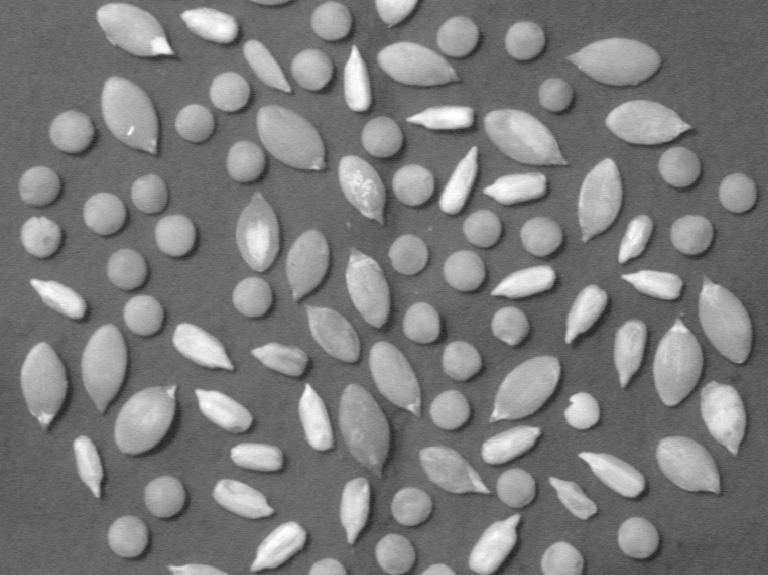
%> input picture TB_IPR/EXAM.2016/practice/seeds.png, 768 x 575 px
$ octave seeds_segmentation.m   (GNU Octave 9; MATLAB toolbox functions it lacks are replaced by stand-ins)
%> lines starting %> are read from the running program, lines starting %| are printed output that depends on the picture; in (x1, y1, x2, y2) boxes, pixels count from 0 and x2, y2 are one past the last pixel; in counts of white or black regions, pixels touching at a corner belong together; the program's own positions count from 1
close all

%% segmentation of 3 classes of image seeds
I = imread('seeds.png');
%> I is the input picture: size 575x768 uint8; min 33, max 255, mean 123.5
bw = I > 125;
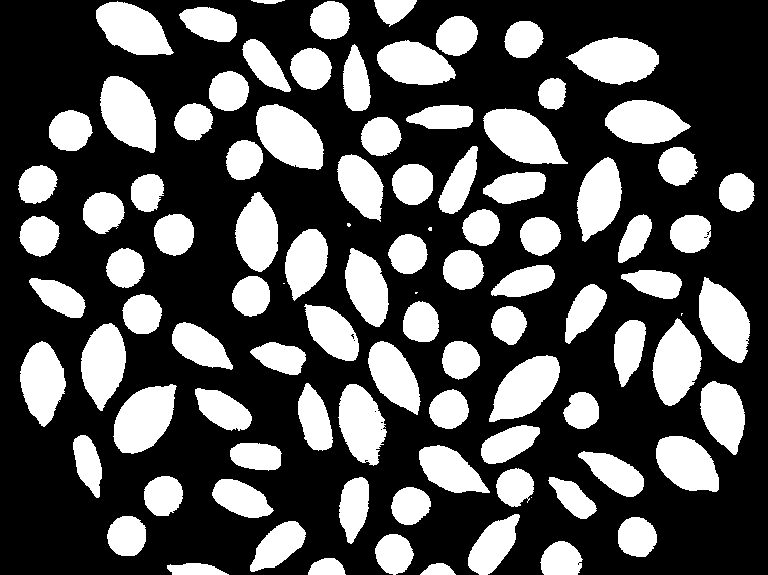
%> bw: size 575x768 logical; 32.9% white; 98 white regions (6 under 20 px), largest, box (x1, y1, x2, y2) and area: (256, 104, 324, 170) 3088, (100, 76, 156, 153) 3071, (483, 108, 568, 164) 3048
bw = imfill(bw, 'holes');
imshow(bw);

[L, n] = bwlabel(bw, 8);
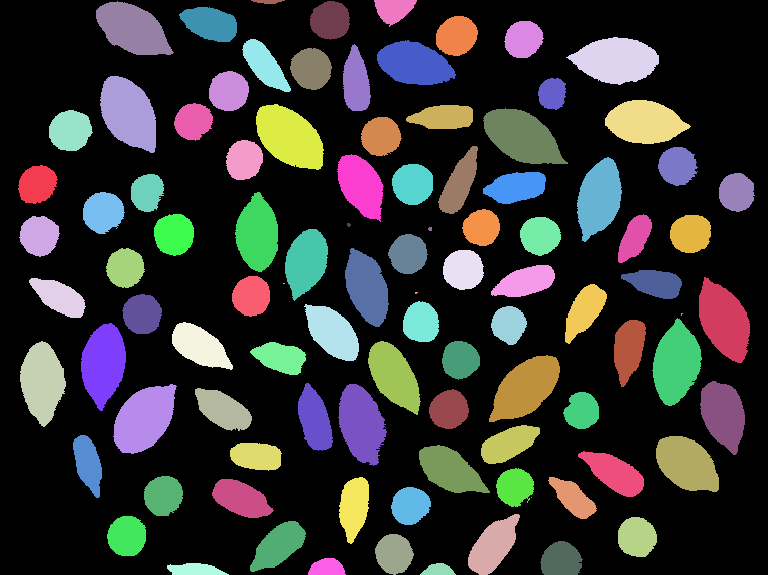
%> L: size 575x768 double; 99 distinct labels, from 0 to 98; one colour per label, 0 black
%> n = 98
figure, imshow(L,[]);
stats = regionprops(L, 'Eccentricity', 'Area');
%> stats = 98 regions; largest, Area and Eccentricity: 3088 0.813, 3071 0.806, 3048 0.849, 3046 0.794, 3016 0.849
%> (the run ends here)
